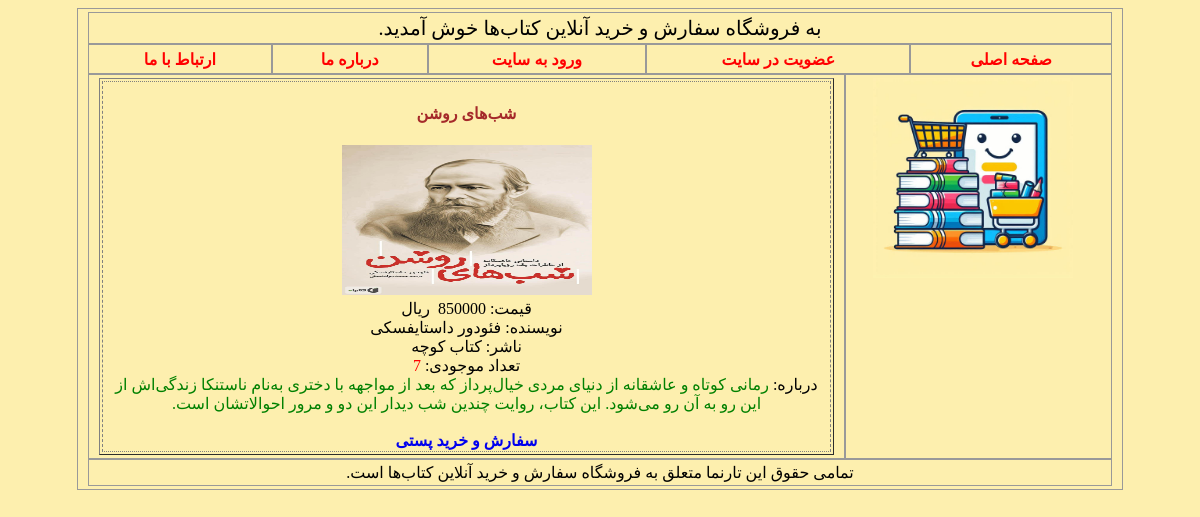
The app's page /book_detail.php?id=101 with its own data.
### tables this page shows
CREATE TABLE `books` (
  `book_code` int(10) NOT NULL COMMENT 'کد کتاب',
  `book_name` varchar(200) NOT NULL COMMENT 'نام کتاب',
  `book_author` varchar(200) NOT NULL COMMENT 'نویسنده کتاب',
  `book_publisher` varchar(200) NOT NULL COMMENT 'ناشر کتاب',
  `book_qty` int(10) NOT NULL COMMENT 'تعداد موجودی کتاب',
  `book_about` varchar(800) NOT NULL COMMENT 'درباره کتاب',
  `book_price` float NOT NULL COMMENT 'قیمت کتاب',
  `book_image` varchar(100) NOT NULL COMMENT 'نام پرونده تصویر کتاب'
);

### book_detail.php (the view, shortened to what this page needs)
<?php
include ('includes/header.php');
$link = mysqli_connect("localhost", "root", "", "shop_db");
$book_code = 0;
if (isset($_GET['id']))
    $book_code = $_GET['id'];
$query = "SELECT * FROM books WHERE book_code='$book_code'";
$result = mysqli_query($link, $query);
?>
<table style="width: 100%;" border="1px">
    <tr>
        <?php if ($row = mysqli_fetch_array($result)) { ?>
            <td style="border-style: dotted dashed; vertical-align:top; width:33%;">
                <h4 style="color: brown;"><?php echo ($row['book_name']); ?></h4>
                <a href="product_detail.php?id=<?php echo ($row['book_code']); ?>">
                    <img src="images/books/<?php echo ($row['book_image']); ?>" width="250px" height="150px">
                </a>
                <br />
                قیمت: <?php echo ($row['book_price']); ?>&nbsp; ریال
                <br />
                نویسنده: <?php echo ($row['book_author']); ?>
                <br />
                ناشر: <?php echo ($row['book_publisher']); ?>
                <br />
                تعداد موجودی: <span style="color: red;"><?php echo ($row['book_qty']); ?></span>
                <br />
                درباره: <span style="color: green;"><?php echo ($row['book_about']); ?></span>
                <br /><br />
                <b>
                    <a href="order.php?id=<?php echo ($row['book_code']); ?>" style="text-decoration: none;">
                        سفارش و خرید پستی
                    </a>
                </b>
            </td>
        <?php } ?>
    </tr>
</table>
<?php
include ('includes/footer.php');
?>

### records on screen
books: book_name "شب‌های روشن", book_image (picture), book_price "850000", book_author "فئودور داستایفسکی", book_publisher "کتاب کوچه", book_qty "7", book_about "رمانی کوتاه و عاشقانه از دنیای مردی خیال‌پرداز که بعد از مواجهه با دختری به‌نام ناستنکا زندگی‌اش از این رو به آن رو می‌شود. این کتاب، روایت چندین شب دیدار این دو و مرور احوالاتشان است."
